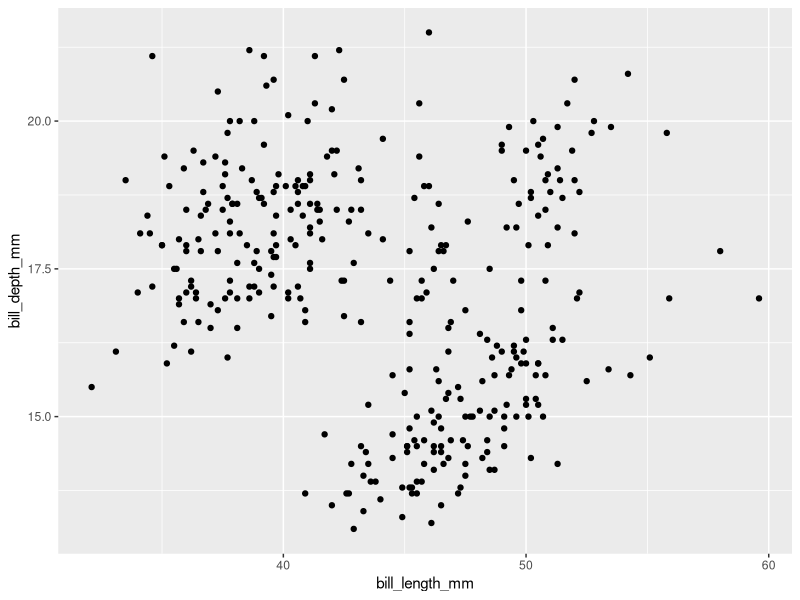
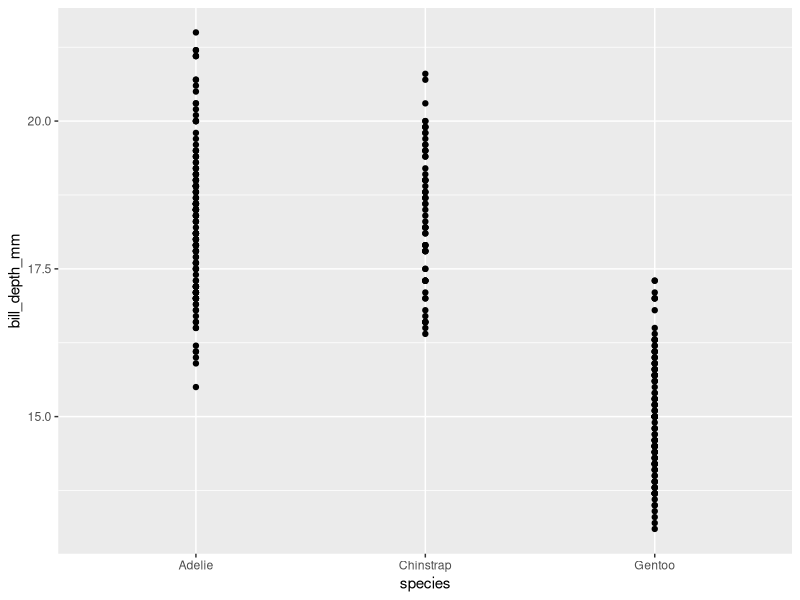
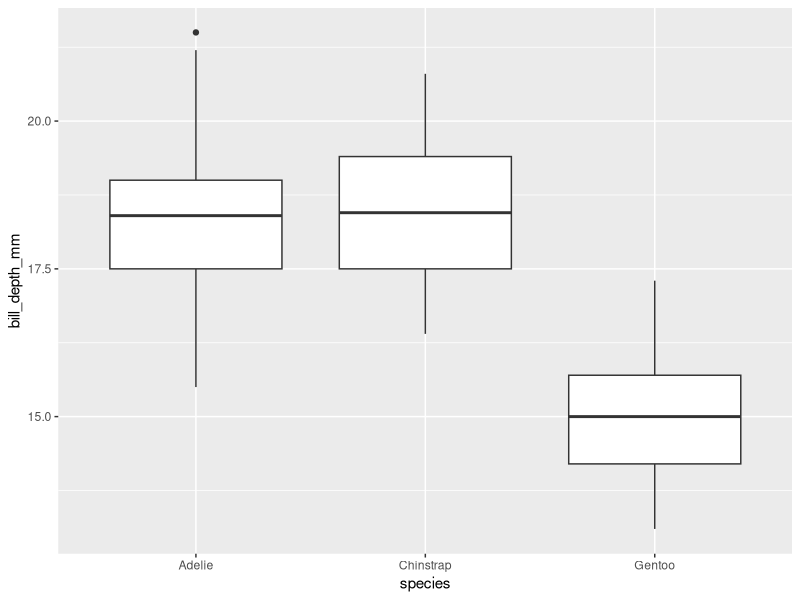
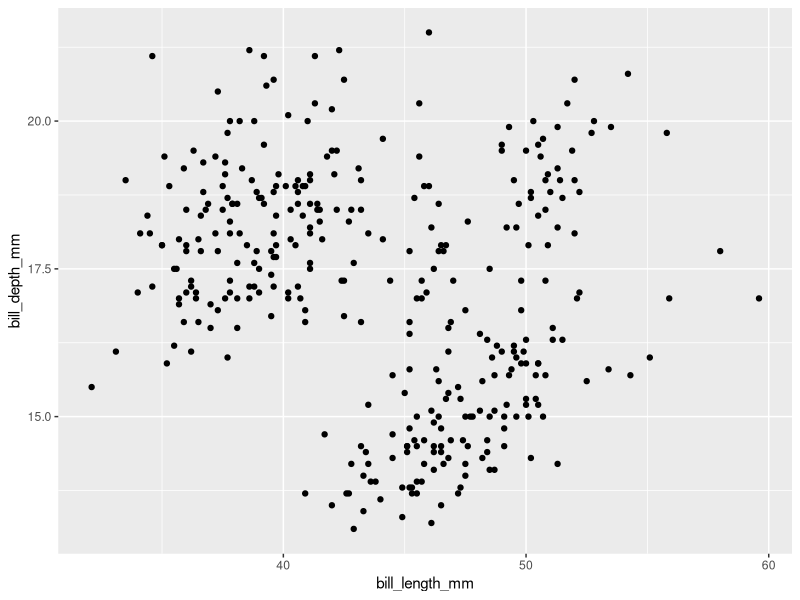
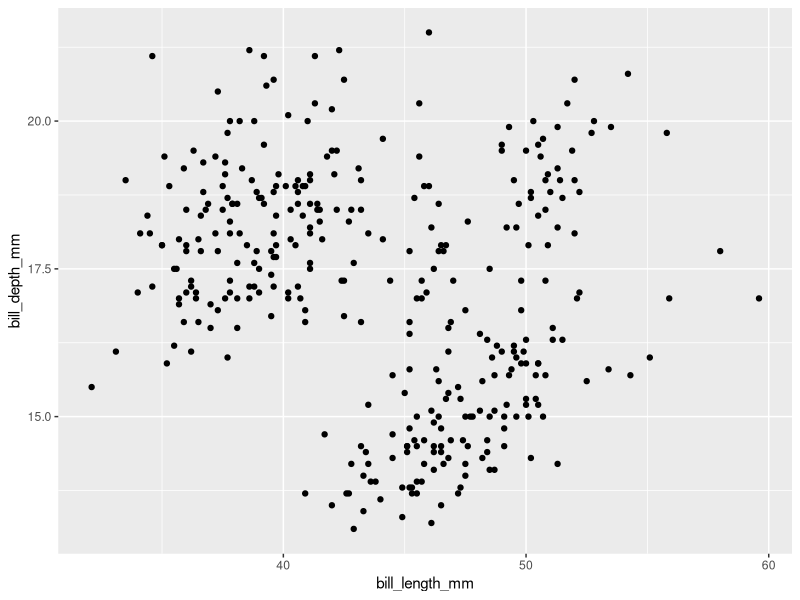
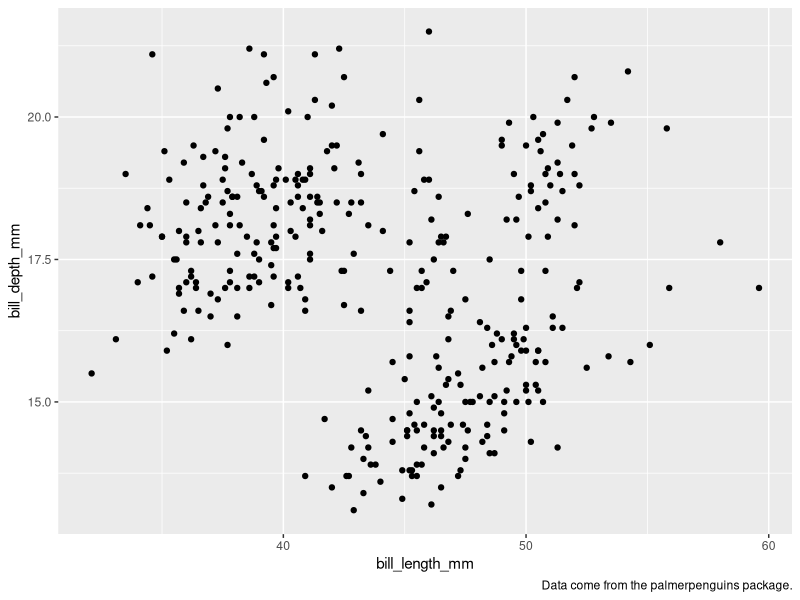

The R source for these figures, in order: (Note: this script raises an error after producing the figures.)
## ---- chunk 1
library(tidyverse)
library(palmerpenguins)
## ---- chunk 2
dim(penguins)        # rows, columns
nrow(penguins)       # rows only
ncol(penguins)       # columns only
## ---- chunk 3
ggplot(penguins, aes(x = bill_length_mm, y = bill_depth_mm)) +
  geom_point(na.rm = TRUE)
## ---- chunk 4
ggplot(penguins, aes(x = species, y = bill_depth_mm)) +
  geom_point()
## ---- chunk 5
ggplot(penguins, aes(x = species, y = bill_depth_mm)) +
  geom_boxplot()
## ---- chunk 6
ggplot(penguins, aes(x = bill_length_mm, y = bill_depth_mm)) +
  geom_point()
## ---- chunk 7
ggplot(penguins, aes(x = bill_length_mm, y = bill_depth_mm)) +
  geom_point(na.rm = TRUE)
## ---- chunk 8
ggplot(penguins, aes(x = bill_length_mm, y = bill_depth_mm)) +
  geom_point(na.rm = TRUE) +
  labs(caption = "Data come from the palmerpenguins package.")
## ---- chunk 9
knitr::include_graphics('Question8.png')
## ---- chunk 10
ggplot(penguins, aes(x = flipper_length_mm, y = body_mass_g)) +
  geom_point(aes(color = bill_depth_mm)) +
  geom_smooth()
## ---- chunk 11
ggplot(
  data = penguins,
  mapping = aes(x = flipper_length_mm, y = body_mass_g, color = island)
) +
  geom_point() +
  geom_smooth(se = FALSE)
## ---- chunk 12
ggplot(
  data = penguins,
  mapping = aes(x = flipper_length_mm, y = body_mass_g)
) +
  geom_point() +
  geom_smooth()

ggplot() +
  geom_point(
    data = penguins,
    mapping = aes(x = flipper_length_mm, y = body_mass_g)
  ) +
  geom_smooth(
    data = penguins,
    mapping = aes(x = flipper_length_mm, y = body_mass_g)
  )
## ---- chunk 13
ggplot(penguins, aes(y = species)) +
  geom_bar()
## ---- chunk 14
ggplot(penguins, aes(x = species)) +
  geom_bar(color = "red")

ggplot(penguins, aes(x = species)) +
  geom_bar(fill = "red")
## ---- chunk 15
ggplot(diamonds, aes(x = carat)) +
  geom_histogram(binwidth = 0.5)

ggplot(diamonds, aes(x = carat)) +
  geom_histogram(binwidth = 0.1)

ggplot(diamonds, aes(x = carat)) +
  geom_histogram(binwidth = 0.01)
## ---- chunk 16
glimpse(mpg)
## ---- chunk 17
# color
ggplot(mpg, aes(x = displ, y = hwy, color = cty)) +
  geom_point()

# size
ggplot(mpg, aes(x = displ, y = hwy, size = cty)) +
  geom_point()

# color + size
ggplot(mpg, aes(x = displ, y = hwy, color = cty, size = cty)) +
  geom_point()
## ---- chunk 18
ggplot(mpg, aes(x = displ, y = hwy, shape = factor(cyl))) +
  geom_point()
## ---- chunk 19
ggplot(mpg, aes(x = displ, y = hwy, stroke = cty)) +
  geom_point(shape = 21, fill = "white", color = "black")
## ---- chunk 20
ggplot(penguins, aes(x = bill_length_mm, y = bill_depth_mm, color = species)) +
  geom_point()

ggplot(penguins, aes(x = bill_length_mm, y = bill_depth_mm)) +
  geom_point() +
  facet_wrap(~ species)
## ---- chunk 21
ggplot(
  data = penguins,
  mapping = aes(
    x = bill_length_mm, y = bill_depth_mm, 
    color = species, shape = species
  )
) +
  geom_point() +
  labs(color = "Species")
## ---- chunk 22
ggplot(
  data = penguins,
  mapping = aes(
    x = bill_length_mm, y = bill_depth_mm, 
    color = species, shape = species
  )
) +
  geom_point() +
  labs(color = "Species", shape = "Species")
## ---- chunk 23
ggplot(penguins, aes(x = island, fill = species)) +
  geom_bar(position = "fill")

ggplot(penguins, aes(x = species, fill = island)) +
  geom_bar(position = "fill")
